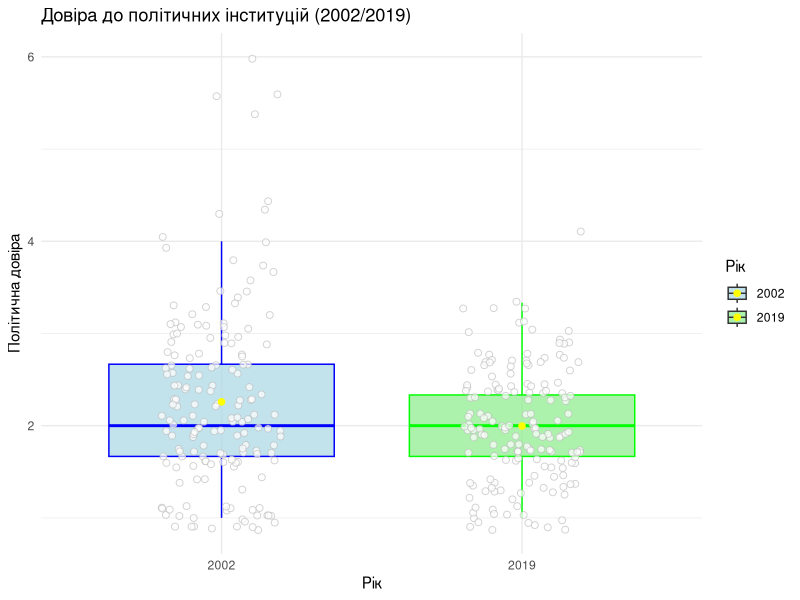
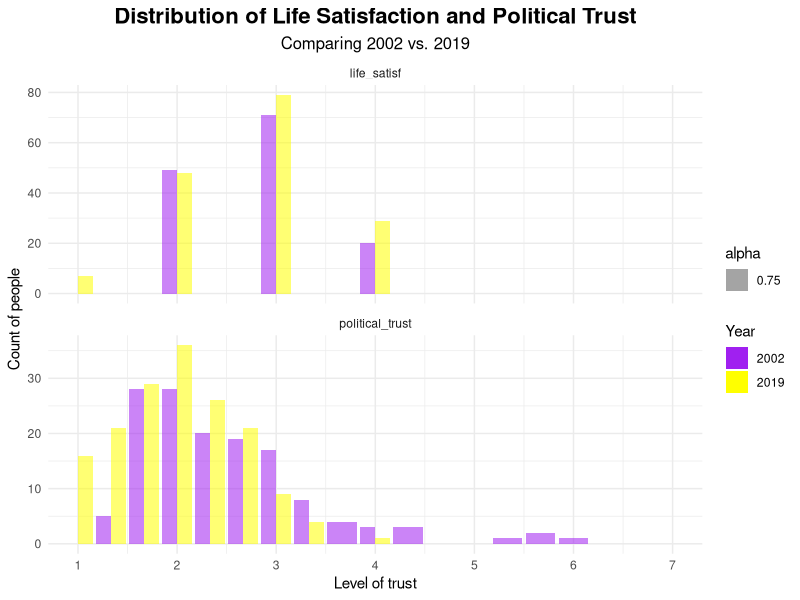

These charts were generated, in order, by the following R code:
library(tidyverse)
library(gridExtra)
library(tidyr)
library(ggplot2)

#-------------------------------------------------------------------------------

# The reasons and justifications for why we want to work with the data set:

# We chose the data set because it allows us to examine how the level of trust
# towards the political system of Ukraine and general life satisfaction among
# the people of our age changed between 2002 and 2019. Historically the whole
# vector of development of Ukraine changed throughout these years, so it is very
# interesting to look how the perception of the young people changed.

#-------------------------------------------------------------------------------

# Introduction and data:

# Source:
# https://www.kaggle.com/datasets/livochka/youth-opinion-ukraine-2002-vs-2019/data

# Description:
# Statistical analysis and insights from National survey of young people 2002 vs
# personal (author's, not ours) survey 2019.
# This data set contains sociopolitical and demographic survey data conducted
# among Ukrainian youth with a focus on public opinions, personal characteristics
# and political preferences.

# *you may find a very detailed variables analysis by following the link above

#-------------------------------------------------------------------------------

# Research question:
# Among Ukrainian youths aged 18 to 25, is there a statistically significant
# change in trust in political institutions and general life satisfaction in
# 2019 compared to 2002?

# We find this question to be important as it shows how some of the most
# important life views among the Ukrainian youth changed throughout almost a
# 20-year period.

# Generally, the topic of this particular research focuses on sociopolitical
# views of Ukrainian youths (ages 18–25)

# Target Population:
# Ukrainian youths (ages 18–25), “very_young” (18–19), “young” (20–21), and
# “preadult” (24–25).

# Variables:
# Categorical: Youth (18–25)
# Quantitative: Trust in political institutions (trust_president, trust_court,
# trust_police), Life satisfaction (life_satisf)
# Time: Year (2002 / 2019)

#-------------------------------------------------------------------------------

# Hypotheses:

# H0:
# Among Ukrainian youths aged 18–25, there is no statistically significant
# change in the level of trust in political institutions or in overall life
# satisfaction between 2002 and 2019

# H1:
# Among Ukrainian youths aged 18–25, there is a statistically significant change
# in the level of trust in political institutions and in overall life
# satisfaction between 2002 and 2019.

#-------------------------------------------------------------------------------

# Load and explore data set

setwd(dirname(rstudioapi::getActiveDocumentContext()$path))
df_ua <- read_csv("pooled.csv")
df_ua

df_ua %>% colnames()

df_ua$year %>% unique()

#-------------------------------------------------------------------------------

# Data cleaning and preparation

colnames(df_ua)[1] <- "User_ID"

# here we rename the column with represents each respondent to have a more 
# understandable name thnn previously

df_ua_new <- df_ua %>%
  pivot_longer(
    cols = c("underage", "very_young", "young", "preadult", "adult"),
    names_to = "age",
    values_to = "indicator"
  ) %>%
  filter(indicator == 1) %>%
  select(-indicator)

df_ua_new <- df_ua_new %>%
  filter(age %in% c("very_young", "young", "preadult")) %>%
  select(User_ID,
         trust_court,
         trust_president,
         trust_police,
         age,
         life_satisf,
         year)

df_ua_new$age

df_ua_new$age %>% unique()
# here we agregate separate columns for ages into one for a more comfortable work
# with data

df_ua_new <- df_ua_new %>%
  mutate(political_trust = (trust_president + trust_court + trust_police) / 3) %>%
  select(-trust_court, -trust_president, -trust_police)
# here we agregate separate colums that we chose to represent political trust 
# into one value for a more comfortable general analysis

df_ua_new %>% colnames()

#-------------------------------------------------------------------------------

# Analyze data distribution

# We decided to build box plots to show how the data is distributed, what are the
# outliers, how the means differ from year to year and generally visualize the
# data from the analytical point of view.

# How the following box plots are built:
# The yellow dots represent the mean values, and the box boundaries capture the
# 25th (lower) and 75th (upper) percentiles, with whiskers extending to 1.5×IQR

bp1 <- ggplot(df_ua_new,
              aes(
                x = as.factor(year),
                y = political_trust,
                fill = as.factor(year)
              )) +
  geom_boxplot(alpha = 0.75, color = c("blue", "green"), outlier.shape = NA) +
  geom_jitter(width = 0.2, shape = 21, size = 2, color = "gray", fill = "white", alpha = 0.7) +
  stat_summary(
    fun = mean,
    geom = "point",
    shape = 20,
    size = 3,
    color = "yellow"
  ) +
  scale_fill_manual(values = c("2002" = "lightblue", "2019" = "lightgreen")) +
  labs(title = "Довіра до політичних інституцій (2002/2019)",
       x = "Рік",
       y = "Політична довіра",
       fill = "Рік") +
  theme_minimal()
bp1
# The 2002 box has a higher mean (yellow point) than the 2019 box.
# So on average the trust in political institutions among the Ukrainian youth
# was higher in 2002 than 2019.
# The 2002 box has several high outliers, meaning that some people had very high
# level of trust to political institutions compared to others, which pushes our
# mean value even higher. But we decided not to cut them from the research as
# they still do represent the part of social group we are investigating, even
# though their responds kind of shift the mean research results in 2002 higher.
# The 2019 box is shifted a bit down compared to 2002 box, and also by looking
# at the whiskers we can say that the overall distribution is lower than in 2002.
# It also has less outliers, meaning that most people were answering somewhat
# closer to the mean.
# So in conclusion we can say that the average level of trust in political
# institutions among the Ukrainian youth fell in 2019 compared to 2002.

# bp2 <- ggplot(df_ua_new, aes(
#   x = as.factor(year),
#   y = life_satisf,
#   fill = as.factor(year)
# )) +
#   geom_boxplot(alpha = 0.75, color = c("blue", "green")) +
#   stat_summary(
#     fun = mean,
#     geom = "point",
#     shape = 20,
#     size = 3,
#     color = "yellow"
#   ) +
#   scale_fill_manual(values = c("2002" = "lightblue", "2019" = "lightgreen")) +
#   labs(title = "Life Satisfaction(2002/2019)",
#        x = "Year",
#        y = "Life Satisfaction",
#        fill = "Year") +
#   theme_minimal()
# # There is no such significant difference between the levels of life satisfaction
# # and the distribution is almost the same, except for the fact that in 2002 we
# # can see some major outliers, who responded 7/10, yet still in 2019 the mean
# # was slightly higher.
# 
# grid.arrange(bp1, bp2, ncol = 2)

df_ua_new  %>%
  arrange(desc(life_satisf))

#-------------------------------------------------------------------------------

# Percentage mean growth

mean_summary <- df_ua_new %>%
  group_by(year) %>%
  summarize(
    mean_trust = mean(political_trust, na.rm = TRUE),
    mean_life = mean(life_satisf, na.rm = TRUE)
  )
mean_summary

mean_trust_2002 <- mean_summary %>% filter(year == "2002") %>% pull(mean_trust)
mean_trust_2019 <- mean_summary %>% filter(year == "2019") %>% pull(mean_trust)
mean_life_2002  <- mean_summary %>% filter(year == "2002") %>% pull(mean_life)
mean_life_2019  <- mean_summary %>% filter(year == "2019") %>% pull(mean_life)

perc_growth_trust <- ((mean_trust_2019 - mean_trust_2002) / mean_trust_2002) * 100
perc_growth_life  <- ((mean_life_2019 - mean_life_2002) / mean_life_2002) * 100

cat("Percentage Growth in Trust:",
    round(perc_growth_trust, 2),
    "%\n")
cat("Percentage Growth in Life Satisfaction:",
    round(perc_growth_life, 2),
    "%\n")

#-------------------------------------------------------------------------------

# Visualization

df_long <- df_ua_new %>%
  pivot_longer(
    cols = c(life_satisf, political_trust),
    names_to = "metric",
    values_to = "score"
  )

df_counts <- df_long %>%
  group_by(metric, year, score) %>%
  summarize(count = n(), .groups = "drop")

ggplot(df_counts, aes(x = score, y = count, fill = factor(year), alpha=0.75)) +
  geom_bar(stat = "identity", position = "dodge") +
  facet_wrap(~ metric, scales = "free_y", ncol = 1) +
  scale_x_continuous(breaks = 1:7, limits = c(1,7)) +
  scale_fill_manual(values = c("2002" = "purple", "2019" = "yellow")) +
  labs(
    title = "Distribution of Life Satisfaction and Political Trust",
    subtitle = "Comparing 2002 vs. 2019",
    x = "Level of trust",
    y = "Count of people",
    fill = "Year"
  ) +
  theme_minimal() +
  theme(
    plot.title = element_text(face = "bold", size = 16, hjust = 0.5),
    plot.subtitle = element_text(size = 12, hjust = 0.5)
  )
# This visualization shows the relationship between the number of respondents and
# their responds. It shows show the frequency of each level for both life
# satisfaction and political trust, divided by years (2002 and 2019).
# This plot allows us to clearly compare how the levels of trust and life satisf
# changed throughout the years and how they were distributed among the same year,
# so that's why we chose it to best represent the data we are working with in
# general.

#-------------------------------------------------------------------------------

# Statistics

alpha <- 0.05

# We are using the t-test because we need to check whether there is a
# statistically significant change in the average levels of trust to the
# political institutions and life satisfaction between 2002 and 2019.
# We are also using the Two Sample t-test as our samples in 2002 and 2019 are
# not the same people.

t_test_trust <- t.test(political_trust ~ year, data = df_ua_new)
t_test_trust$p.value < alpha #TRUE
# this suggests that the mean level of political trust among Ukrainian youth did
# experience a significant fall between 2002 and 2019, which does support a part
# of our h1, but to accept it completely and reject h0 we have to also check the
# second part of our hypothesis, which is about life satisfaction

t_test_life <- t.test(life_satisf ~ year, data = df_ua_new)
t_test_life$p.value < alpha #FALSE
# this suggests that the change in the level of mean life satisfaction among the
# Ukrainian youth was not significant between 2002 and 2019, so we are unable to
# reject h0 and support h1, unfortunately

t_test_trust$conf.int #0.08597318 0.43937850
# since the entire interval is > 0, it suggests that the difference in trust is
# statistically significant, which once again does support a part of our h1, but
# to accept it completely and reject h0 we have to also check the
# second part of our hypothesis, which is about life satisfaction

t_test_life$conf.int #-0.33789688  0.07613819
# the interval contains 0, meaning that there is no significant difference in
# life satisfaction between 2002 and 2019, so we still see that we are unable to
# reject h0 and support h1

# So in conclusion of the t-tests we held we can now say that we do not support
# h1 and do not reject h0, because even though there was a statistically
# significant change in trust in political institutions among Ukrainian youths
# aged 18 to 25, there still was no statistically significant change in general
# life satisfaction in 2019 compared to 2002, which does not allow us to support
# h1.

#-------------------------------------------------------------------------------

# Conclusion:

# We held a thorough research on the sociopolitical topic and investigated the 
# evidence of the existence of a statistically significant change in trust in
# political institutions and general life satisfaction in 2019 compared to 2002
# among Ukrainian youths aged 18 to 25, and came to the conclusion that our h1,
# which was formulated as such: 
#"
# Among Ukrainian youths aged 18–25, there is a statistically significant change
# in the level of trust in political institutions and in overall life
# satisfaction between 2002 and 2019.
#"
# could not have been accepted by us in the process of statistical analysis,
# and our h0, which was formulated as such: 
#"
# Among Ukrainian youths aged 18–25, there is no statistically significant
# change in the level of trust in political institutions or in overall life
# satisfaction between 2002 and 2019
#"
# could not have been rejected by us in the process of statistical analysis.
#
# So, in result, we are able to say that there has been a statistically
# significant negative change in trust in political institutions from 2002 to 2019,
# but there has not been a statistically significant change in the level of
# general life satisfaction among Ukrainian youths aged 18–25.
#
# These results bring us to a rather sad conclusion, which says that between 2002
# and 2019, after 2004 Orange revolution, 2008 economic crisis, 2014 Revolution
# of Dignity, 2014-2019 (at that moment) war and a range of other sociopolitical
# changes in the lives of Ukrainian youths, people started to trust the political
# institutions significantly less (11.63 %) and the mean level of their life 
# satisfaction did not experience a significant growth (only 4.91 %).
# Though, the fall in the level of trust to the political institutions can also
# be explained by the fact that in 2019 the youth was more into the politics, so
# understood more and was more disappointed.

#-------------------------------------------------------------------------------
